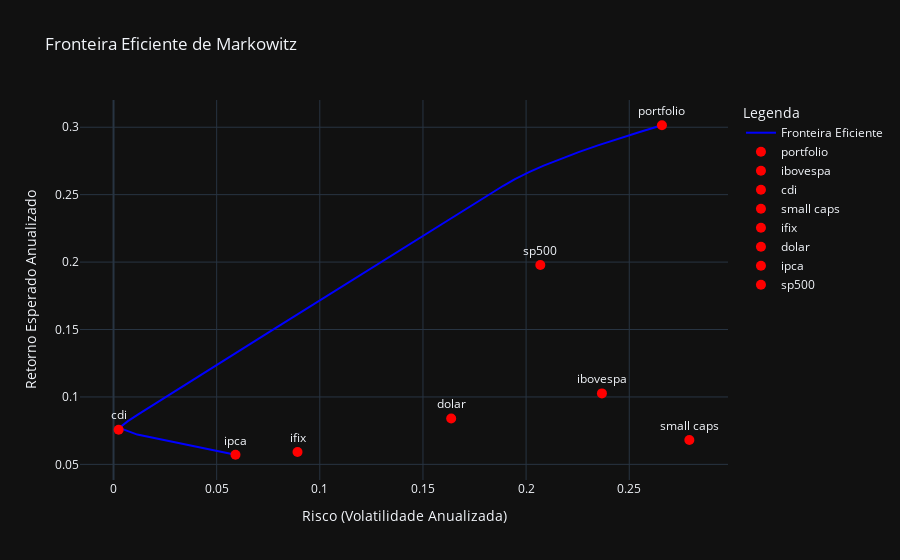

Write notebook code for a chart like this one.
### Markdown cell above
Fronteira eficiente de Markovits

### Code cell
import numpy as np

import plotly.graph_objects as go

# Dados do portfólio
retornos = portfoilio_e_benchmarks.pct_change().dropna()
ativos = retornos.columns

# Função para calcular o retorno esperado do portfólio
def calcular_retorno_pesos(pesos, retornos):
    return np.sum(pesos * retornos.mean()) * 252

# Função para calcular o risco (volatilidade) do portfólio
def calcular_risco_pesos(pesos, retornos):
    return np.sqrt(np.dot(pesos.T, np.dot(retornos.cov() * 252, pesos)))

# Função para otimizar o portfólio
def otimizar_portfolio(retornos, target_retorno):
    n_ativos = len(retornos.columns)
    pesos_iniciais = np.ones(n_ativos) / n_ativos
    limites = [(0, 1) for _ in range(n_ativos)]
    restricoes = [
        {'type': 'eq', 'fun': lambda pesos: np.sum(pesos) - 1},  # Soma dos pesos = 1
        {'type': 'eq', 'fun': lambda pesos: calcular_retorno_pesos(pesos, retornos) - target_retorno}  # Retorno alvo
    ]
    resultado = minimize(
        calcular_risco_pesos,
        pesos_iniciais,
        args=(retornos,),
        method='SLSQP',
        bounds=limites,
        constraints=restricoes
    )
    return resultado.x

# Gerar a fronteira eficiente
retornos_esperados = np.linspace(retornos.mean().min() * 252, retornos.mean().max() * 252, 50)
riscos = []
pesos_otimizados = []

for retorno_alvo in retornos_esperados:
    pesos = otimizar_portfolio(retornos, retorno_alvo)
    risco = calcular_risco_pesos(pesos, retornos)
    riscos.append(risco)
    pesos_otimizados.append(pesos)

# Criar o gráfico da fronteira eficiente
fig = go.Figure()

# Adicionar a fronteira eficiente
fig.add_trace(go.Scatter(
    x=riscos,
    y=retornos_esperados,
    mode='lines',
    name='Fronteira Eficiente',
    line=dict(color='blue', width=2)
))

# Adicionar os ativos individuais
for ativo in ativos:
    fig.add_trace(go.Scatter(
        x=[retornos[ativo].std() * np.sqrt(252)],
        y=[retornos[ativo].mean() * 252],
        mode='markers+text',
        name=ativo,
        text=ativo,
        textposition='top center',
        marker=dict(size=10, symbol='circle', color='red')
    ))

# Configurar layout do gráfico
fig.update_layout(
    title="Fronteira Eficiente de Markowitz",
    xaxis_title="Risco (Volatilidade Anualizada)",
    yaxis_title="Retorno Esperado Anualizado",
    template="plotly_dark",
    legend_title="Legenda",
    hovermode="closest"
)

# Exibir o gráfico
fig.show()

### Figure 1 — Plotly figure (JSON) as saved in the notebook; plotly's stock layout.template omitted (floating-point values rounded to 4 significant figures)
{"data": [{"line": {"color": "blue", "width": 2}, "mode": "lines", "name": "Fronteira Eficiente", "type": "scatter", "x": [0.05912, 0.04269, 0.02705, 0.01153, 0.002805, 0.00697, 0.01198, 0.01711, 0.02227, 0.02745, 0.03264, 0.03784, 0.04303, 0.04823, 0.05343, 0.05864, 0.06384, 0.06904, 0.07425, 0.07945, 0.08465, 0.08986, 0.09506, 0.1003, 0.1055, 0.1107, 0.1159, 0.1211, 0.1263, 0.1315, 0.1367, 0.1419, 0.1471, 0.1523, 0.1575, 0.1627, 0.1679, 0.1732, 0.1784, 0.1836, 0.1889, 0.1946, 0.2012, 0.2085, 0.2166, 0.2254, 0.2348, 0.2447, 0.2551, 0.2658], "y": [0.05713, 0.06212, 0.0671, 0.07209, 0.07708, 0.08206, 0.08705, 0.09204, 0.09702, 0.102, 0.107, 0.112, 0.117, 0.122, 0.1269, 0.1319, 0.1369, 0.1419, 0.1469, 0.1519, 0.1569, 0.1618, 0.1668, 0.1718, 0.1768, 0.1818, 0.1868, 0.1918, 0.1967, 0.2017, 0.2067, 0.2117, 0.2167, 0.2217, 0.2267, 0.2317, 0.2366, 0.2416, 0.2466, 0.2516, 0.2566, 0.2616, 0.2666, 0.2715, 0.2765, 0.2815, 0.2865, 0.2915, 0.2965, 0.3015]}, {"marker": {"color": "red", "size": 10, "symbol": "circle"}, "mode": "markers+text", "name": "portfolio", "text": "portfolio", "textposition": "top center", "type": "scatter", "x": [0.2658], "y": [0.3015]}, {"marker": {"color": "red", "size": 10, "symbol": "circle"}, "mode": "markers+text", "name": "ibovespa", "text": "ibovespa", "textposition": "top center", "type": "scatter", "x": [0.2368], "y": [0.1026]}, {"marker": {"color": "red", "size": 10, "symbol": "circle"}, "mode": "markers+text", "name": "cdi", "text": "cdi", "textposition": "top center", "type": "scatter", "x": [0.002487], "y": [0.07572]}, {"marker": {"color": "red", "size": 10, "symbol": "circle"}, "mode": "markers+text", "name": "small caps", "text": "small caps", "textposition": "top center", "type": "scatter", "x": [0.2791], "y": [0.06806]}, {"marker": {"color": "red", "size": 10, "symbol": "circle"}, "mode": "markers+text", "name": "ifix", "text": "ifix", "textposition": "top center", "type": "scatter", "x": [0.0892], "y": [0.05911]}, {"marker": {"color": "red", "size": 10, "symbol": "circle"}, "mode": "markers+text", "name": "dolar", "text": "dolar", "textposition": "top center", "type": "scatter", "x": [0.1637], "y": [0.084]}, {"marker": {"color": "red", "size": 10, "symbol": "circle"}, "mode": "markers+text", "name": "ipca", "text": "ipca", "textposition": "top center", "type": "scatter", "x": [0.05912], "y": [0.05713]}, {"marker": {"color": "red", "size": 10, "symbol": "circle"}, "mode": "markers+text", "name": "sp500", "text": "sp500", "textposition": "top center", "type": "scatter", "x": [0.2069], "y": [0.1978]}], "layout": {"hovermode": "closest", "legend": {"title": {"text": "Legenda"}}, "title": {"text": "Fronteira Eficiente de Markowitz"}, "xaxis": {"title": {"text": "Risco (Volatilidade Anualizada)"}}, "yaxis": {"title": {"text": "Retorno Esperado Anualizado"}}}}
